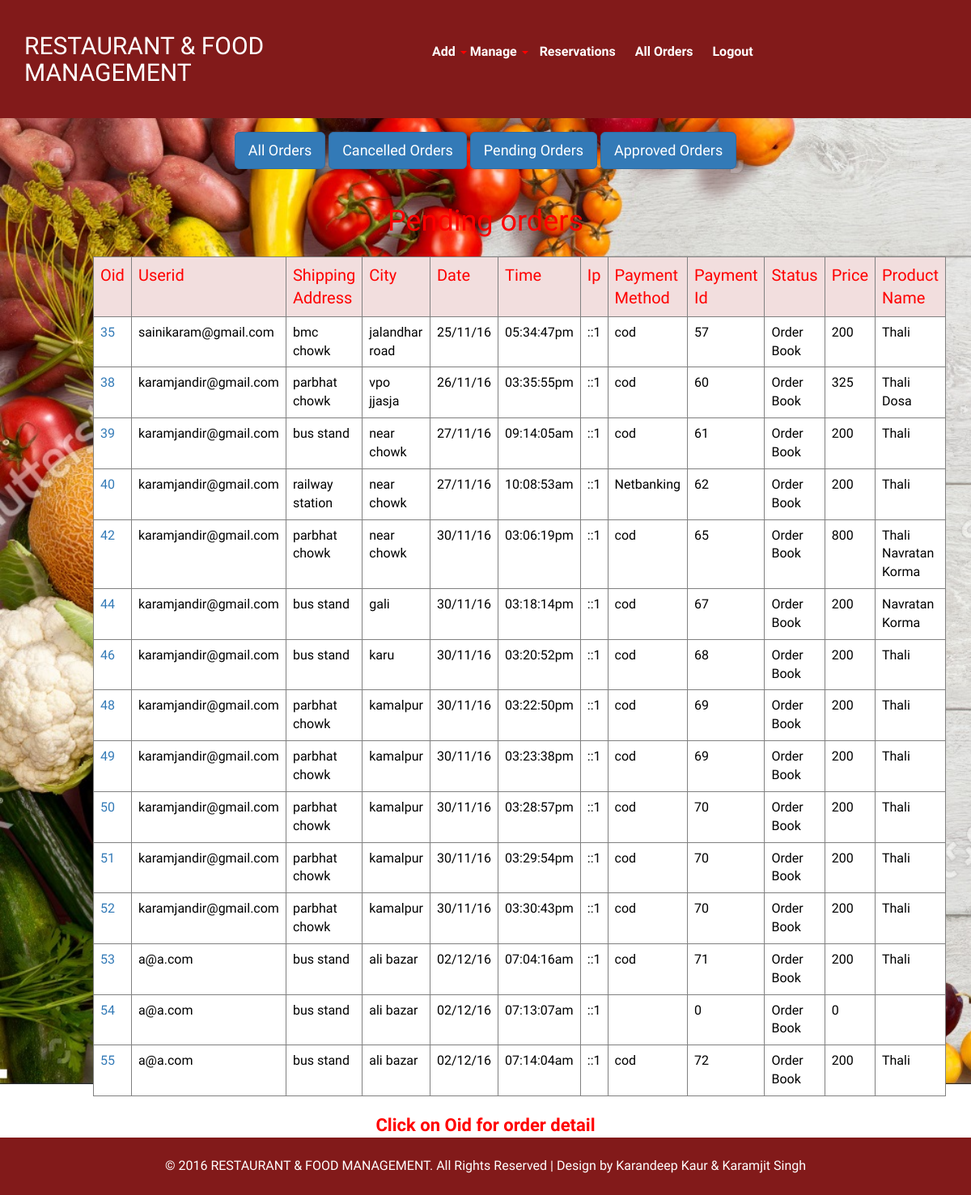
Screenshot of /admin/pandingorder.php?x=selectorderfirst (signed in) with the database file from the repository.
### tables this page shows
CREATE TABLE IF NOT EXISTS `orderdetail` (
  `oid` int(255) NOT NULL AUTO_INCREMENT,
  `userid` varchar(255) NOT NULL,
  `shippingaddress` varchar(255) NOT NULL,
  `city` varchar(255) NOT NULL,
  `date` varchar(255) NOT NULL,
  `time` varchar(255) NOT NULL,
  `ip` varchar(255) NOT NULL,
  `paymentmetod` varchar(255) NOT NULL,
  `paymentid` int(255) NOT NULL,
  `status` varchar(255) NOT NULL DEFAULT 'order book',
  `price` int(255) NOT NULL,
  `productid` varchar(255) NOT NULL,
  PRIMARY KEY (`oid`)
);

### admin/pandingorder.php (the view, shortened to what this page needs)
<?php include"header.php"?>
<div class="main-grid-one1"  id="one">
    <div class="home-banner ">
	<div class="col-md-12" style="position:fixed;height:60px;z-index:998; "><center>
	<br/>
	<a href="allorder.php"><button class="btn btn-primary btn-lg">All Orders</button></a>
		<a href="cancelorder.php"><button class="btn btn-primary btn-lg">Cancelled Orders</button></a>
			<a href="pandingorder.php"><button class="btn btn-primary btn-lg">Pending Orders</button></a>
				<a href="approvedorder.php"><button class="btn btn-primary btn-lg">Approved Orders</button></a></center></div><br/><br/><br/>
	<br/>
	<br/>
				<center><h1 style="color:red;">Pending orders</h1></center><br/>
	<div class="col-md-10 col-md-offset-1">
	<table class="table" border="1" style="color:black; ">
	<tr class="danger" style="color:red;font-size:20px;">
	<td>Oid</td>
	<td>Userid</td>
	<td>Shipping Address</td>
	<td>City</td>
	<td>Date</td>
	<td>Time</td>
	<td>Ip</td>
	<td>Payment Method</td>
	<td>Payment Id</td>
	<td>Status</td>
	<td>Price</td>
	<td>Product Name</td>
	</tr>
		<?php
				include "config.php";
				$res = mysqli_query($obj,"select * from `orderdetail` where `status`='order book'");
					while($row = mysqli_fetch_array($res)){
					$oid=$row['oid'];
							$userid=$row['userid'];
								$shipping=$row['shippingaddress'];
									$city=$row['city'];
							$date=$row['date'];
						$time=$row['time'];
							$ip=$row['ip'];
								$paymentm=$row['paymentmetod'];
									$payment=$row['paymentid'];
										$status=$row['status'];
											$price=$row['price'];
												$productid=$row['productid'];
												$name="";
                    $exp = explode(",",$productid);
					foreach($exp as $id){
                       if($id==""){
					   }else{
                    $resu = mysqli_query($obj,"select * from `add-product` where `p-id`='$id'");
					while($row2 = mysqli_fetch_array($resu)){
				         $name=$name . $row2['p-name']."<br/>";
                           }
					}
					}
					 echo"<tr style='background:white;'>";
					  echo"<td><a href='detailpandingorder.php?oid=$oid'>".$oid;
					 echo"</td>";
					  echo"<td>".$userid;
					 echo"</td>";
					  echo"<td>".$shipping;
					 echo"</td>";
					  echo"<td>".$city;
					 echo"</td>";
					  echo"<td>".$date;
					 echo"</td>";
					  echo"<td>".$time;
					 echo"</td>";
					  echo"<td>".$ip;
					 echo"</td>";
					  echo"<td>".$paymentm;
					 echo"</td>";
					  echo"<td>".$payment;
					 echo"</td>";
					  echo"<td>".$status;
					 echo"</td>";
					  echo"<td>".$price;
					 echo"</td>";
					  echo"<td>".$name;
					 echo"</td>";
					 echo"</tr>";
	 		}
			?>
	 </table>
			</div>
			<div class="col-md-12">
			<center><b style="color:red;font-size:22px;">Click on Oid for order detail</b></center></div>
	</div>
	</div>
	<div class="clearfix"></div>
<?php include"footer.php"?>

### admin/css/style.css (style rules this page uses)
h4, h5, h6, h1, h2, h3 { margin:0; }
html, body { font-family: 'Work Sans', sans-serif; font-size: 100%; background:#fff; margin: 0px; height:100%; }
a { text-decoration: none; }
.home-banner { background: url(../images/haha.jpg)no-repeat; min-height:700px; background-size: cover; }
.table > thead > tr > th, .table > tbody > tr > th, .table > tfoot > tr > th, .table > thead > tr > td, .table > tbody > tr > td, .table > tfoot > tr > td { padding: 8px; line-height: 1.42857143; vertical-align: top; border-top: none; }

### admin/header.php (style rules this page uses)
body { padding-top:140px; }

### admin/pandingorder.php (style rules this page uses)
.home-banner { height:1200px !important; }

### rows the page displays
orderdetail: oid "35", userid "sainikaram@gmail.com", shippingaddress "bmc chowk", city "jalandhar road", date "25/11/16", time "05:34:47pm", ip "::1", paymentmetod "cod", paymentid "57", status "Order Book", price "200", add-product.p-name "Thali"
orderdetail: oid "38", userid "karamjandir@gmail.com", shippingaddress "parbhat chowk", city "vpo jjasja", date "26/11/16", time "03:35:55pm", ip "::1", paymentmetod "cod", paymentid "60", status "Order Book", price "325", add-product.p-name "Thali Dosa"
orderdetail: oid "39", userid "karamjandir@gmail.com", shippingaddress "bus stand", city "near chowk", date "27/11/16", time "09:14:05am", ip "::1", paymentmetod "cod", paymentid "61", status "Order Book", price "200", add-product.p-name "Thali"
orderdetail: oid "40", userid "karamjandir@gmail.com", shippingaddress "railway station", city "near chowk", date "27/11/16", time "10:08:53am", ip "::1", paymentmetod "Netbanking", paymentid "62", status "Order Book", price "200", add-product.p-name "Thali"
orderdetail: oid "42", userid "karamjandir@gmail.com", shippingaddress "parbhat chowk", city "near chowk", date "30/11/16", time "03:06:19pm", ip "::1", paymentmetod "cod", paymentid "65", status "Order Book", price "800", add-product.p-name "Thali Navratan Korma"
orderdetail: oid "44", userid "karamjandir@gmail.com", shippingaddress "bus stand", city "gali", date "30/11/16", time "03:18:14pm", ip "::1", paymentmetod "cod", paymentid "67", status "Order Book", price "200", add-product.p-name "Navratan Korma"
orderdetail: oid "46", userid "karamjandir@gmail.com", shippingaddress "bus stand", city "karu", date "30/11/16", time "03:20:52pm", ip "::1", paymentmetod "cod", paymentid "68", status "Order Book", price "200", add-product.p-name "Thali"
orderdetail: oid "48", userid "karamjandir@gmail.com", shippingaddress "parbhat chowk", city "kamalpur", date "30/11/16", time "03:22:50pm", ip "::1", paymentmetod "cod", paymentid "69", status "Order Book", price "200", add-product.p-name "Thali"
orderdetail: oid "49", userid "karamjandir@gmail.com", shippingaddress "parbhat chowk", city "kamalpur", date "30/11/16", time "03:23:38pm", ip "::1", paymentmetod "cod", paymentid "69", status "Order Book", price "200", add-product.p-name "Thali"
orderdetail: oid "50", userid "karamjandir@gmail.com", shippingaddress "parbhat chowk", city "kamalpur", date "30/11/16", time "03:28:57pm", ip "::1", paymentmetod "cod", paymentid "70", status "Order Book", price "200", add-product.p-name "Thali"
orderdetail: oid "51", userid "karamjandir@gmail.com", shippingaddress "parbhat chowk", city "kamalpur", date "30/11/16", time "03:29:54pm", ip "::1", paymentmetod "cod", paymentid "70", status "Order Book", price "200", add-product.p-name "Thali"
orderdetail: oid "52", userid "karamjandir@gmail.com", shippingaddress "parbhat chowk", city "kamalpur", date "30/11/16", time "03:30:43pm", ip "::1", paymentmetod "cod", paymentid "70", status "Order Book", price "200", add-product.p-name "Thali"
orderdetail: oid "53", userid "a@a.com", shippingaddress "bus stand", city "ali bazar", date "02/12/16", time "07:04:16am", ip "::1", paymentmetod "cod", paymentid "71", status "Order Book", price "200", add-product.p-name "Thali"
orderdetail: oid "54", userid "a@a.com", shippingaddress "bus stand", city "ali bazar", date "02/12/16", time "07:13:07am", ip "::1", paymentid "0", status "Order Book", price "0"
orderdetail: oid "55", userid "a@a.com", shippingaddress "bus stand", city "ali bazar", date "02/12/16", time "07:14:04am", ip "::1", paymentmetod "cod", paymentid "72", status "Order Book", price "200", add-product.p-name "Thali"
